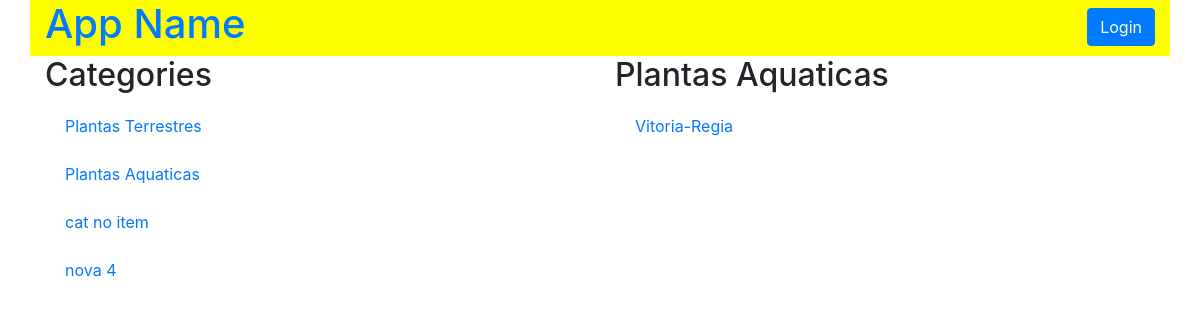
/category/2/items, run on an earlier commit of the app's database.
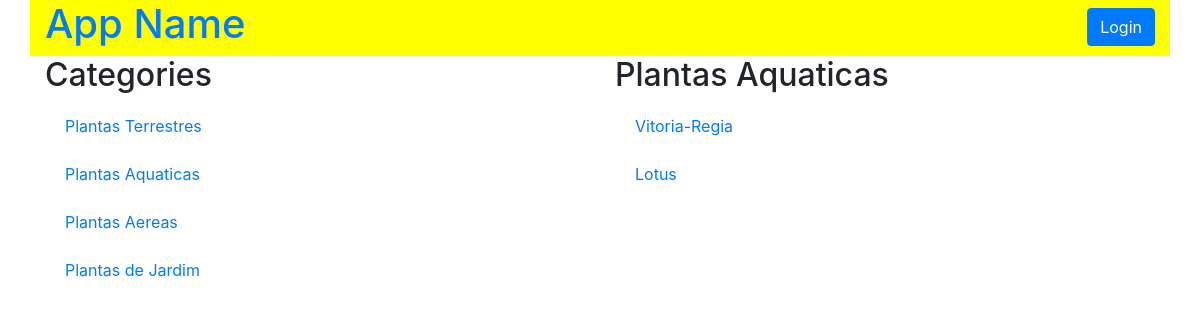
And on a later commit of the database.
### models.py (models this page shows, shortened)
class Category(Base):
    __tablename__ = 'category'
    id = Column(Integer, primary_key=True)
    name = Column(String(50), nullable=False)

class Item(Base):
    __tablename__ = 'item'
    id = Column(Integer, primary_key=True)
    name = Column(String(50), nullable=False)
    description = Column(String(1000), nullable=False)
    category_id = Column(Integer, ForeignKey('category.id'))
    category = relationship(Category)

### application.py (the view)
@app.route('/category/<int:category_id>/items')
def categoryFunction(category_id):
    category = session.query(Category)
    category2 = session.query(Category).filter_by(id=category_id).first()
    if not hasattr(category2, 'id'):
        return "this category not exist"
    items = session.query(Item).filter_by(category_id=category2.id)
    if 'username' not in login_session:
        if items.count() == 0:
            flash("You have no items yet!")
            return render_template('publicCategory.html', plantas=category, plantas2=category2, itemName=items)
        else:
            return render_template('publicCategory.html', plantas=category, plantas2=category2, itemName=items)
    else:
        if items.count() == 0:
            flash("You have no items yet!")
            return render_template('category.html', plantas=category, plantas2=category2, itemName=items)
        else:
            return render_template('category.html', plantas=category, plantas2=category2, itemName=items)

### templates/publicCategory.html (shortened to what this page needs)
{% extends "main.html" %}
{% block content %}
{% include "header.html" %}
    <section class="row">
      <div class="col-md-6">
        <h2>Categories</h2>
        {% for i in plantas %}
          <div class="list-group">
            <a href="{{ url_for('categoryFunction', category_id=i.id)}}" class="list-group-item" class="list-group-item">{{ i.name }}</a>
          </div>
        {% endfor %}
      </div>
      <div class="col-md-6">
        <h2>{{ plantas2.name }}</h2>
        {% for i in itemName %}
          <div class="list-group">
            <a href="{{ url_for('itemFunction', item_id=i.id, category_id=plantas2.id)}}" class="list-group-item" class="list-group-item">{{ i.name }}</a>
          </div>
        {% endfor %}
      </div>
    </section>
{% endblock %}

### templates/main.html (shortened to what this page needs)
<!DOCTYPE html>
<html lang="pt-br">
  <head>
    <link rel="stylesheet" href="https://stackpath.bootstrapcdn.com/bootstrap/4.3.1/css/bootstrap.min.css">
    <link rel="stylesheet" href="{{ url_for('static', filename='styles.css') }}" />
  </head>
  <body>
    <div class="container">
      {% block content %}
      {% endblock %}
    </div>
  </body>
</html>

### templates/header.html
<header id="top-header" class="row">
  <div class="col-md-6">
    <a href="{{url_for('catalogFunction')}}">
      <h1>App Name</h1>
    </a>
  </div>
  <div class="col-md-6 text-right">
    <a href="{{url_for('showLogin')}}">
      <button type="button"  id="log-in-out-button" class="btn btn-primary">Login</button>
    </a>
  </div>
</header>

### static/styles.css (style rules this page uses)
#top-header { background-color: yellow; }
#log-in-out-button { float: right; margin-top: 1.5%; }
.list-group-item { border: 0px; }

What changed in the data, as far as the page shows it:
removed Category: name "cat no item"
removed Category: name "nova 4"
added Category: name "Plantas Aereas"
added Category: name "Plantas de Jardim"
added Item: name "Lotus"
